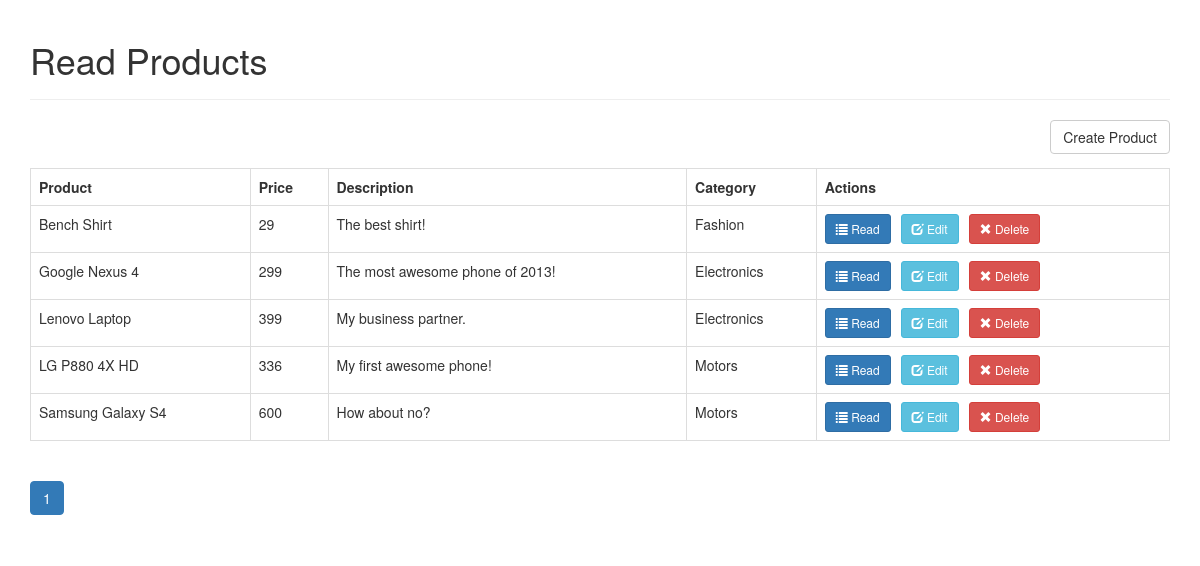
The page / on the database its author committed.
### tables this page shows
CREATE TABLE `products` (
  `id` int(11) NOT NULL,
  `name` varchar(32) NOT NULL,
  `description` text NOT NULL,
  `price` int(11) NOT NULL,
  `category_id` int(11) NOT NULL,
  `created` datetime NOT NULL,
  `modified` timestamp NOT NULL DEFAULT current_timestamp()
);

CREATE TABLE `categories` (
  `id` int(11) NOT NULL,
  `name` varchar(256) NOT NULL,
  `created` datetime NOT NULL,
  `modified` timestamp NOT NULL DEFAULT current_timestamp()
);

### objects/product.php (called while the page is built, shortened)
<?php
class Product
{
    private $conn;
    private $table_name = "products";
    public function __construct($db)
    {
        $this->conn = $db;
    }
    function readAll($from_record_num, $records_per_page)
    {
        $query = "SELECT
                id, name, description, price, category_id
            FROM
                " . $this->table_name . "
            ORDER BY
                name ASC
            LIMIT
                {$from_record_num}, {$records_per_page}";
        $stmt = $this->conn->prepare($query);
        $stmt->execute();
        return $stmt;
    }
    public function countAll()
    {
        $query = "SELECT id FROM php_oop." . $this->table_name . "";
        $stmt = $this->conn->prepare($query);
        $stmt->execute();
        $num = $stmt->rowCount();
        return $num;
    }
}

### objects/category.php (called while the page is built, shortened)
<?php
class Category
{
    private $conn;
    private $table_name = "categories";
    public $id;
    public function __construct($db)
    {
        $this->conn = $db;
    }
    function readName()
    {
        $query = "SELECT name FROM " . $this->table_name . " WHERE id = ? limit 0,1";
        $stmt = $this->conn->prepare($query);
        $stmt->bindParam(1, $this->id);
        $stmt->execute();
        $row = $stmt->fetch(PDO::FETCH_ASSOC);
        $this->name = $row['name'];
    }
}

### index.php (the view, shortened to what this page needs)
<?php
$page = isset($_GET['page']) ? $_GET['page'] : 1;
$records_per_page = 5;
$from_record_num = ($records_per_page * $page) - $records_per_page;
include_once 'objects/product.php';
include_once 'objects/category.php';
$database = new Database();
$db = $database->getConnection();
$product = new Product($db);
$category = new Category($db);
$stmt = $product->readAll($from_record_num, $records_per_page);
$num = $stmt->rowCount();
$page_title = "Read Products";
include_once "layout_header.php";
echo "<div class='right-button-margin'>
    <a href='create_product.php' class='btn btn-default pull-right'>Create Product</a>
</div>";
if ($num > 0) {
    echo "<table class='table table-hover table-responsive table-bordered'>";
    echo "<tr>";
    echo "<th>Product</th>";
    echo "<th>Price</th>";
    echo "<th>Description</th>";
    echo "<th>Category</th>";
    echo "<th>Actions</th>";
    echo "</tr>";
    while ($row = $stmt->fetch(PDO::FETCH_ASSOC)) {
        extract($row);
        echo "<tr>";
        echo "<td>{$name}</td>";
        echo "<td>{$price}</td>";
        echo "<td>{$description}</td>";
        echo "<td>";
        $category->id = $category_id;
        $category->readName();
        echo $category->name;
        echo "</td>";
        echo "<td>";
        echo "<a href='read_one.php?id={$id}' class='btn btn-sm btn-primary left-margin'>
                    <span class='glyphicon glyphicon-list'></span> Read</a>
                <a href='update_product.php?id={$id}' class='btn btn-sm  btn-info left-margin'>
                    <span class='glyphicon glyphicon-edit'></span> Edit</a>
                <a delete-id='{$id}' class='btn btn-sm  btn-danger delete-object'>
                    <span class='glyphicon glyphicon-remove'></span> Delete</a>";
        echo "</td>";
        echo "</tr>";
    }
    echo "</table>";
    $total_rows = $product->countAll();
    include_once 'paging.php';
}
else {
    echo "<div class='alert alert-info'>No products found.</div>";
}
include_once "layout_footer.php";

### layout_header.php (shortened to what this page needs)
<!DOCTYPE html>
<html lang="en">
<head>
    <link rel="stylesheet" href="https://maxcdn.bootstrapcdn.com/bootstrap/3.3.7/css/bootstrap.min.css" />
    <link rel="stylesheet" href="libs/css/custom.css" />
</head>
<body>
    <div class="container">
        <?php
        echo "<div class='page-header'>
                <h1>{$page_title}</h1>
            </div>";
        ?>

### paging.php (shortened to what this page needs)
<?php
echo "<ul class='pagination'>";
$total_pages = ceil($total_rows / $records_per_page);
$range = 2;
$initial_num = $page - $range;
$condition_limit_num = ($page + $range)  + 1;
for ($x = $initial_num; $x < $condition_limit_num; $x++) {
    if (($x > 0) && ($x <= $total_pages)) {
        if ($x == $page) {
            echo "<li class='active'><a href=\"#\">$x <span class=\"sr-only\">(current)</span></a></li>";
        }
        else {
            echo "<li><a href='{$page_url}page=$x'>$x</a></li>";
        }
    }
}
echo "</ul>";

### layout_footer.php (shortened to what this page needs)
</div>
</body>
</html>

### libs/css/custom.css (style rules this page uses)
.left-margin { margin: 0 0.5em 0 0; }
.right-button-margin { margin: 0 0 1em 0; overflow: hidden; }

### rows shown on the page
products: name "Bench Shirt", price "29", description "The best shirt!", category.name "Fashion"
products: name "Google Nexus 4", price "299", description "The most awesome phone of 2013!", category.name "Electronics"
products: name "Lenovo Laptop", price "399", description "My business partner.", category.name "Electronics"
products: name "LG P880 4X HD", price "336", description "My first awesome phone!", category.name "Motors"
products: name "Samsung Galaxy S4", price "600", description "How about no?", category.name "Motors"

### other values the page prints
$page_title "Read Products"
